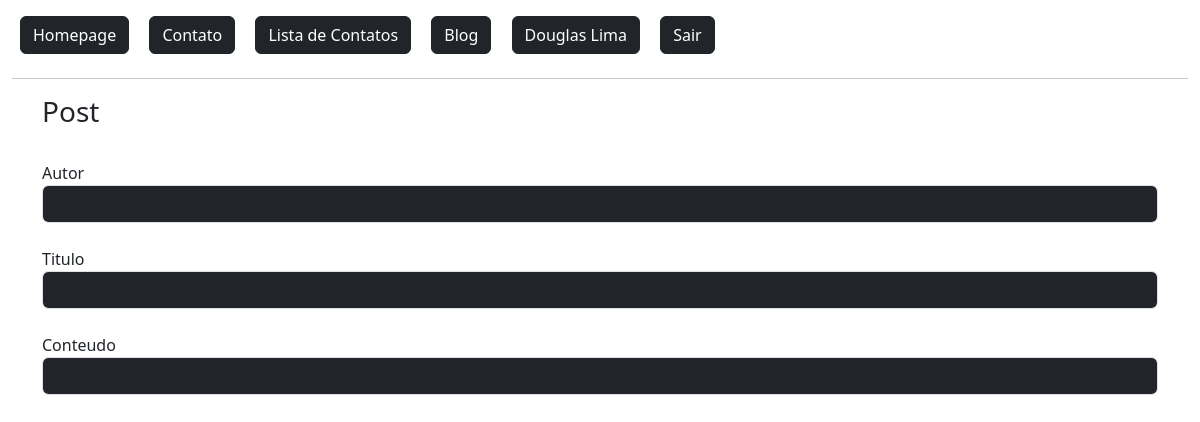
The page /blog/postagem/3/ (signed in) on the database as committed earlier.
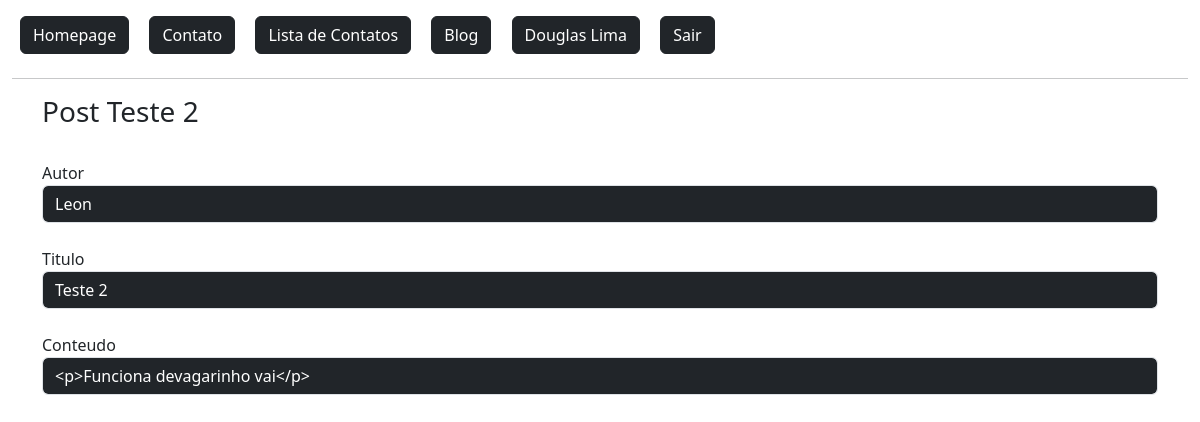
The same page on the database as committed later.
### flaskLearn/models.py (models this page shows)
class Postagem(db.Model):
    id = db.Column(db.Integer, primary_key=True)
    data_envio = db.Column(db.DateTime, default=datetime.now())
    autor = db.Column(db.String, nullable=True)
    titulo = db.Column(db.String, nullable=True)
    conteudo = db.Column(db.String, nullable=True)

### flaskLearn/routes.py (the view)
@app.route('/blog/postagem/<int:id>/')
def detailBlog(id):
    obj = Postagem.query.get(id)
    return render_template('blog/detail-blog.html', obj=obj)

### flaskLearn/models.py (called while the page is built)
@login_manager.user_loader # Retorna sessao do usuario no controle de login
def load_user(user_id):
    return User.query.get(user_id)

### flaskLearn/templates/blog/detail-blog.html
{% extends 'baseTemplate/base.html' %}
{% block content %}
{% include 'baseTemplate/nav.html' %}
<div class="container">
    <div class="row">
        <h3>Post {{ obj.titulo }}</h3>
        <div class="col-12 mt-4">
            Autor
            <input type="text" value="{{ obj.autor }}" class="form-control bg-dark text-white" readonly>
        </div>
        <div class="col-12 mt-4">
            Titulo
            <input type="text" value="{{ obj.titulo }}" class="form-control bg-dark text-white" readonly>
        </div>
        <div class="col-12 mt-4">
            Conteudo
            <input type="text" value="{{ obj.conteudo }}" class="form-control bg-dark text-white" readonly>
        </div>
    </div>
</div>
{% endblock %}

Rows that differ between the two databases and show on the page:
added Postagem: titulo "Teste 2", autor "Leon", conteudo "<p>Funciona devagarinho vai</p>"
